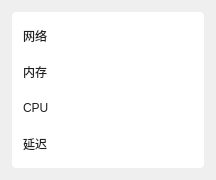
<?xml version="1.0" encoding="UTF-8"?>
<ui version="4.0">
 <class>ConfPerformanceDialog</class>
 <widget class="QDialog" name="ConfPerformanceDialog">
  <property name="geometry">
   <rect>
    <x>0</x>
    <y>0</y>
    <width>216</width>
    <height>180</height>
   </rect>
  </property>
  <property name="sizePolicy">
   <sizepolicy hsizetype="Fixed" vsizetype="Fixed">
    <horstretch>0</horstretch>
    <verstretch>0</verstretch>
   </sizepolicy>
  </property>
  <property name="minimumSize">
   <size>
    <width>216</width>
    <height>180</height>
   </size>
  </property>
  <property name="maximumSize">
   <size>
    <width>216</width>
    <height>180</height>
   </size>
  </property>
  <property name="windowTitle">
   <string>Dialog</string>
  </property>
  <property name="styleSheet">
   <string notr="true">QFrame#centerWidget {
background:#FFFFFF;
border-radius:4px;
}

QLabel{
font-family:&quot;微软雅黑&quot;;
font-size:12px;
color:#202020;
}

QWidget#cpuWidget,QWidget#latencyWidget,QWidget#memoryWidget,QWidget#networkWidget {
background:#FFFFFF;
}
QWidget#cpuWidge:hovert,QWidget#latencyWidget:hover,QWidget#memoryWidget:hover,QWidget#networkWidget:hover{
background: #EEF7FF;
border-radius: 2px;
}</string>
  </property>
  <layout class="QHBoxLayout" name="horizontalLayout">
   <property name="spacing">
    <number>0</number>
   </property>
   <property name="leftMargin">
    <number>12</number>
   </property>
   <property name="topMargin">
    <number>12</number>
   </property>
   <property name="rightMargin">
    <number>12</number>
   </property>
   <property name="bottomMargin">
    <number>12</number>
   </property>
   <item>
    <widget class="QFrame" name="centerWidget">
     <property name="styleSheet">
      <string notr="true"/>
     </property>
     <property name="frameShape">
      <enum>QFrame::StyledPanel</enum>
     </property>
     <property name="frameShadow">
      <enum>QFrame::Raised</enum>
     </property>
     <layout class="QVBoxLayout" name="verticalLayout">
      <property name="spacing">
       <number>0</number>
      </property>
      <property name="leftMargin">
       <number>6</number>
      </property>
      <property name="topMargin">
       <number>6</number>
      </property>
      <property name="rightMargin">
       <number>6</number>
      </property>
      <property name="bottomMargin">
       <number>6</number>
      </property>
      <item>
       <widget class="QWidget" name="networkWidget" native="true">
        <property name="minimumSize">
         <size>
          <width>0</width>
          <height>36</height>
         </size>
        </property>
        <property name="maximumSize">
         <size>
          <width>16777215</width>
          <height>36</height>
         </size>
        </property>
        <layout class="QHBoxLayout" name="horizontalLayout_2">
         <property name="spacing">
          <number>0</number>
         </property>
         <property name="leftMargin">
          <number>5</number>
         </property>
         <property name="topMargin">
          <number>0</number>
         </property>
         <property name="rightMargin">
          <number>0</number>
         </property>
         <property name="bottomMargin">
          <number>0</number>
         </property>
         <item>
          <widget class="QLabel" name="networkTitle">
           <property name="minimumSize">
            <size>
             <width>70</width>
             <height>0</height>
            </size>
           </property>
           <property name="maximumSize">
            <size>
             <width>70</width>
             <height>16777215</height>
            </size>
           </property>
           <property name="text">
            <string>网络</string>
           </property>
          </widget>
         </item>
         <item>
          <widget class="QLabel" name="network">
           <property name="text">
            <string/>
           </property>
          </widget>
         </item>
        </layout>
       </widget>
      </item>
      <item>
       <widget class="QWidget" name="memoryWidget" native="true">
        <property name="minimumSize">
         <size>
          <width>0</width>
          <height>36</height>
         </size>
        </property>
        <property name="maximumSize">
         <size>
          <width>16777215</width>
          <height>36</height>
         </size>
        </property>
        <layout class="QHBoxLayout" name="horizontalLayout_3">
         <property name="spacing">
          <number>0</number>
         </property>
         <property name="leftMargin">
          <number>5</number>
         </property>
         <property name="topMargin">
          <number>0</number>
         </property>
         <property name="rightMargin">
          <number>0</number>
         </property>
         <property name="bottomMargin">
          <number>0</number>
         </property>
         <item>
          <widget class="QLabel" name="memoryTitle">
           <property name="minimumSize">
            <size>
             <width>70</width>
             <height>0</height>
            </size>
           </property>
           <property name="maximumSize">
            <size>
             <width>70</width>
             <height>16777215</height>
            </size>
           </property>
           <property name="text">
            <string>内存</string>
           </property>
          </widget>
         </item>
         <item>
          <widget class="QLabel" name="memory">
           <property name="text">
            <string/>
           </property>
          </widget>
         </item>
        </layout>
       </widget>
      </item>
      <item>
       <widget class="QWidget" name="cpuWidget" native="true">
        <property name="minimumSize">
         <size>
          <width>0</width>
          <height>36</height>
         </size>
        </property>
        <property name="maximumSize">
         <size>
          <width>16777215</width>
          <height>36</height>
         </size>
        </property>
        <layout class="QHBoxLayout" name="horizontalLayout_4">
         <property name="spacing">
          <number>0</number>
         </property>
         <property name="leftMargin">
          <number>5</number>
         </property>
         <property name="topMargin">
          <number>0</number>
         </property>
         <property name="rightMargin">
          <number>0</number>
         </property>
         <property name="bottomMargin">
          <number>0</number>
         </property>
         <item>
          <widget class="QLabel" name="cpuTitle">
           <property name="minimumSize">
            <size>
             <width>70</width>
             <height>0</height>
            </size>
           </property>
           <property name="maximumSize">
            <size>
             <width>70</width>
             <height>16777215</height>
            </size>
           </property>
           <property name="text">
            <string>CPU</string>
           </property>
          </widget>
         </item>
         <item>
          <widget class="QLabel" name="cpu">
           <property name="text">
            <string/>
           </property>
          </widget>
         </item>
        </layout>
       </widget>
      </item>
      <item>
       <widget class="QWidget" name="latencyWidget" native="true">
        <property name="minimumSize">
         <size>
          <width>0</width>
          <height>36</height>
         </size>
        </property>
        <property name="maximumSize">
         <size>
          <width>16777215</width>
          <height>36</height>
         </size>
        </property>
        <layout class="QHBoxLayout" name="horizontalLayout_5">
         <property name="spacing">
          <number>0</number>
         </property>
         <property name="leftMargin">
          <number>5</number>
         </property>
         <property name="topMargin">
          <number>0</number>
         </property>
         <property name="rightMargin">
          <number>0</number>
         </property>
         <property name="bottomMargin">
          <number>0</number>
         </property>
         <item>
          <widget class="QLabel" name="latencyTitle">
           <property name="minimumSize">
            <size>
             <width>70</width>
             <height>0</height>
            </size>
           </property>
           <property name="maximumSize">
            <size>
             <width>70</width>
             <height>16777215</height>
            </size>
           </property>
           <property name="text">
            <string>延迟</string>
           </property>
          </widget>
         </item>
         <item>
          <widget class="QLabel" name="latency">
           <property name="text">
            <string/>
           </property>
          </widget>
         </item>
        </layout>
       </widget>
      </item>
     </layout>
    </widget>
   </item>
  </layout>
 </widget>
 <resources/>
 <connections/>
</ui>
